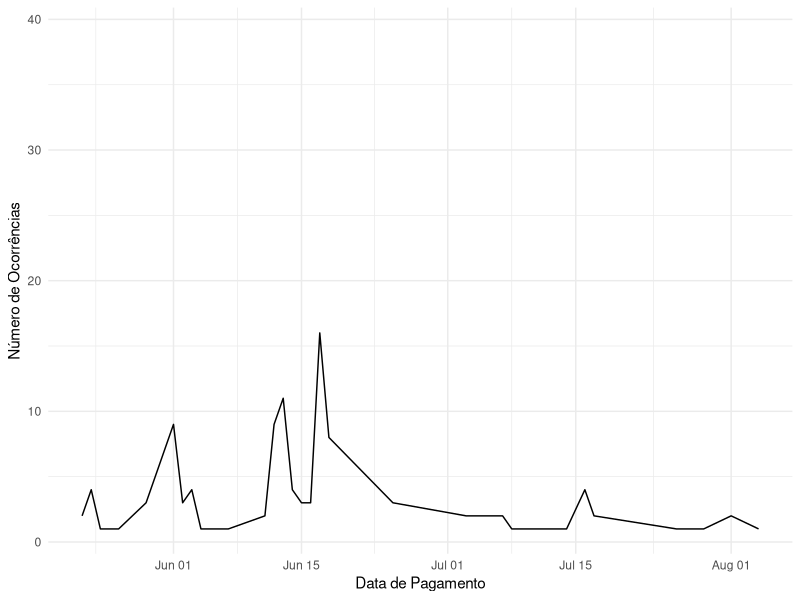

This figure's R source:

library(dplyr)
library(ggplot2)
library(lubridate)
library(tidyverse)


dados_carrinho <- read.csv("_data//clean//e_commerce_carrinhos.csv")
dados_carrinho

dados_clientes <- read_csv("_data//clean//e_commerce_clientes.csv")
dados_clientes


dados_pedidos <- read_csv("_data//clean//e_commerce_pedidos.csv")
dados_pedidos


# Transformando os dados para datas, contando a frequência das compras por mês para identificarmos picos respondendo à pergunta solicitada.

 dados_pedidos |>
   mutate(
    data_pagamento_periodo = as.Date(dmy_hm(data_pagamento))
  ) |>
   group_by(data_pagamento_periodo) |>
   tally() |>
   ggplot(aes(x = data_pagamento_periodo, y = n )) +
   geom_line() +
   labs(
    Tittle = "Número de Ocorrências por Mês",
    x = "Data de Pagamento",
    y = "Número de Ocorrências"
   ) +
   theme_minimal()
   
 # O gráfico mostra um pico de vendas no mês de Junho, onde comemoramos o dia dos namorados, dando o insight de que datas comemorativas estão ligadas a vendas de determinados produtos.
   
 
